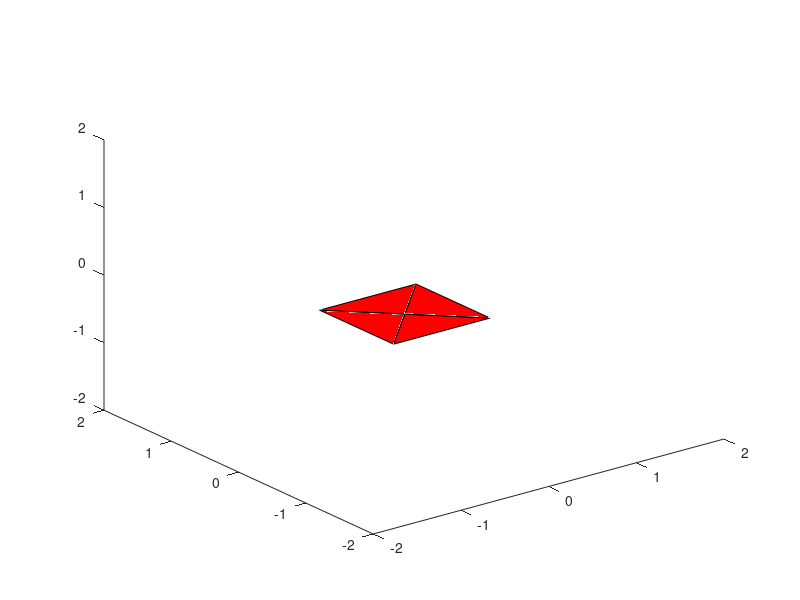

The MATLAB script that drew this image: (Note: this script raises an error after producing the figure.)
%
% An implicit integrator and accompanying spring force 
% to simulate a particle system.
%

clear all;
clc;

% We define the parameters of our simulation:
h = 0.01;        %timestep
ks = 20;          %spring constant
kd = 10;         %damping constant
dim = 3;                      %3d simulation

%initial velocities are all zero by default

% We start off by defining our system:
%1 square example:
n = 5;
x = [-1.0 -1.0 0  0.1 -1.0 0  -1.0 0.1 0  0.1 0.1 0  -0.45 -0.45 0.0];
edges = [5 1; 1 2; 5 2; 2 4; 5 4; 4 3; 5 3; 3 1;];
triangles=[5 1 2;5 2 4;5 4 3;5 3 1;];
%4 squares example:
%n = 13;                        %three particle system
%x = [-1.0 -1.0 0.0  0.0 -1.0 0.0  1.0 -1.0 0.0  -1.0 0.0 0.0  0.0 0.0 0.0  1.0 0.0 0.0  -1.0 1.0 0.0  0.0 1.0 0.0  1.0 1.0 0.0  -0.5 -0.5 0.0  0.5 -0.5 0.0  -0.5 0.5 0.0  0.5 0.5 0.0];
%edges = [ 1 2; 10 1; 10 2 ; 10 4 ; 10 5 ; 11 2; 11 3 ; 11 5 ; 11 6 ; 12 4 ; 12 5 ; 12 7 ; 12 8 ; 13 5 ; 13 6 ; 13 8 ; 13 9 ; 2 3; 2 5 ; 3 6 ; 4 1; 4 5; 5 6; 5 8; 6 9; 7 4; 8 7; 9 8;];
%symmetric gid 0.20:
%n = 145;
%x = [-1.0 -1.0 0  -0.75 -1.0 0  -0.5 -1.0 0  -0.25 -1.0 0  0.0 -1.0 0  0.25 -1.0 0  0.5 -1.0 0  0.75 -1.0 0  1.0 -1.0 0  -1.0 -0.75 0  -0.75 -0.75 0  -0.5 -0.75 0  -0.25 -0.75 0  0.0 -0.75 0  0.25 -0.75 0  0.5 -0.75 0  0.75 -0.75 0  1.0 -0.75 0  -1.0 -0.5 0  -0.75 -0.5 0  -0.5 -0.5 0  -0.25 -0.5 0  0.0 -0.5 0  0.25 -0.5 0  0.5 -0.5 0  0.75 -0.5 0  1.0 -0.5 0  -1.0 -0.25 0  -0.75 -0.25 0  -0.5 -0.25 0  -0.25 -0.25 0  0.0 -0.25 0  0.25 -0.25 0  0.5 -0.25 0  0.75 -0.25 0  1.0 -0.25 0  -1.0 0.0 0  -0.75 0.0 0  -0.5 0.0 0  -0.25 0.0 0  0.0 0.0 0  0.25 0.0 0  0.5 0.0 0  0.75 0.0 0  1.0 0.0 0  -1.0 0.25 0  -0.75 0.25 0  -0.5 0.25 0  -0.25 0.25 0  0.0 0.25 0  0.25 0.25 0  0.5 0.25 0  0.75 0.25 0  1.0 0.25 0  -1.0 0.5 0  -0.75 0.5 0  -0.5 0.5 0  -0.25 0.5 0  0.0 0.5 0  0.25 0.5 0  0.5 0.5 0  0.75 0.5 0  1.0 0.5 0  -1.0 0.75 0  -0.75 0.75 0  -0.5 0.75 0  -0.25 0.75 0  0.0 0.75 0  0.25 0.75 0  0.5 0.75 0  0.75 0.75 0  1.0 0.75 0  -1.0 1.0 0  -0.75 1.0 0  -0.5 1.0 0  -0.25 1.0 0  0.0 1.0 0  0.25 1.0 0  0.5 1.0 0  0.75 1.0 0  1.0 1.0 0  -0.875 -0.875 0.0  -0.625 -0.875 0.0  -0.375 -0.875 0.0  -0.125 -0.875 0.0  0.125 -0.875 0.0  0.375 -0.875 0.0  0.625 -0.875 0.0  0.875 -0.875 0.0  -0.875 -0.625 0.0  -0.625 -0.625 0.0  -0.375 -0.625 0.0  -0.125 -0.625 0.0  0.125 -0.625 0.0  0.375 -0.625 0.0  0.625 -0.625 0.0  0.875 -0.625 0.0  -0.875 -0.375 0.0  -0.625 -0.375 0.0  -0.375 -0.375 0.0  -0.125 -0.375 0.0  0.125 -0.375 0.0  0.375 -0.375 0.0  0.625 -0.375 0.0  0.875 -0.375 0.0  -0.875 -0.125 0.0  -0.625 -0.125 0.0  -0.375 -0.125 0.0  -0.125 -0.125 0.0  0.125 -0.125 0.0  0.375 -0.125 0.0  0.625 -0.125 0.0  0.875 -0.125 0.0  -0.875 0.125 0.0  -0.625 0.125 0.0  -0.375 0.125 0.0  -0.125 0.125 0.0  0.125 0.125 0.0  0.375 0.125 0.0  0.625 0.125 0.0  0.875 0.125 0.0  -0.875 0.375 0.0  -0.625 0.375 0.0  -0.375 0.375 0.0  -0.125 0.375 0.0  0.125 0.375 0.0  0.375 0.375 0.0  0.625 0.375 0.0  0.875 0.375 0.0  -0.875 0.625 0.0  -0.625 0.625 0.0  -0.375 0.625 0.0  -0.125 0.625 0.0  0.125 0.625 0.0  0.375 0.625 0.0  0.625 0.625 0.0  0.875 0.625 0.0  -0.875 0.875 0.0  -0.625 0.875 0.0  -0.375 0.875 0.0  -0.125 0.875 0.0  0.125 0.875 0.0  0.375 0.875 0.0  0.625 0.875 0.0  0.875 0.875 0.0];
%edges=[1 2 ;10 1 ;10 11 ;100 21 ;100 22 ;100 30 ;100 31 ;101 22 ;101 23 ;101 31 ;101 32 ;102 23 ;102 24 ;102 32 ;102 33 ;103 24 ;103 25 ;103 33 ;103 34 ;104 25 ;104 26 ;104 34 ;104 35 ;105 26 ;105 27 ;105 35 ;105 36 ;106 28 ;106 29 ;106 37 ;106 38 ;107 29 ;107 30 ;107 38 ;107 39 ;108 30 ;108 31 ;108 39 ;108 40 ;109 31 ;109 32 ;109 40 ;109 41 ;11 12 ;11 2 ;11 20 ;110 32 ;110 33 ;110 41 ;110 42 ;111 33 ;111 34 ;111 42 ;111 43 ;112 34 ;112 35 ;112 43 ;112 44 ;113 35 ;113 36 ;113 44 ;113 45 ;114 37 ;114 38 ;114 46 ;114 47 ;115 38 ;115 39 ;115 47 ;115 48 ;116 39 ;116 40 ;116 48 ;116 49 ;117 40 ;117 41 ;117 49 ;117 50 ;118 41 ;118 42 ;118 50 ;118 51 ;119 42 ;119 43 ;119 51 ;119 52 ;12 13 ;12 21 ;12 3 ;120 43 ;120 44 ;120 52 ;120 53 ;121 44 ;121 45 ;121 53 ;121 54 ;122 46 ;122 47 ;122 55 ;122 56 ;123 47 ;123 48 ;123 56 ;123 57 ;124 48 ;124 49 ;124 57 ;124 58 ;125 49 ;125 50 ;125 58 ;125 59 ;126 50 ;126 51 ;126 59 ;126 60 ;127 51 ;127 52 ;127 60 ;127 61 ;128 52 ;128 53 ;128 61 ;128 62 ;129 53 ;129 54 ;129 62 ;129 63 ;13 14 ;13 22 ;13 4 ;130 55 ;130 56 ;130 64 ;130 65 ;131 56 ;131 57 ;131 65 ;131 66 ;132 57 ;132 58 ;132 66 ;132 67 ;133 58 ;133 59 ;133 67 ;133 68 ;134 59 ;134 60 ;134 68 ;134 69 ;135 60 ;135 61 ;135 69 ;135 70 ;136 61 ;136 62 ;136 70 ;136 71 ;137 62 ;137 63 ;137 71 ;137 72 ;138 64 ;138 65 ;138 73 ;138 74 ;139 65 ;139 66 ;139 74 ;139 75 ;14 15 ;14 23 ;14 5 ;140 66 ;140 67 ;140 75 ;140 76 ;141 67 ;141 68 ;141 76 ;141 77 ;142 68 ;142 69 ;142 77 ;142 78 ;143 69 ;143 70 ;143 78 ;143 79 ;144 70 ;144 71 ;144 79 ;144 80 ;145 71 ;145 72 ;145 80 ;145 81 ;15 16 ;15 24 ;15 6 ;16 17 ;16 25 ;16 7 ;17 18 ;17 26 ;17 8 ;18 27 ;19 10 ;19 20 ;2 3 ;20 21 ;20 29 ;21 22 ;21 30 ;22 23 ;22 31 ;23 24 ;23 32 ;24 25 ;24 33 ;25 26 ;25 34 ;26 27 ;26 35 ;27 36 ;28 19 ;28 29 ;29 30 ;29 38 ;3 4 ;30 31 ;30 39 ;31 32 ;31 40 ;32 33 ;32 41 ;33 34 ;33 42 ;34 35 ;34 43 ;35 36 ;35 44 ;36 45 ;37 28 ;37 38 ;38 39 ;38 47 ;39 40 ;39 48 ;4 5 ;40 41 ;40 49 ;41 42 ;41 50 ;42 43 ;42 51 ;43 44 ;43 52 ;44 45 ;44 53 ;45 54 ;46 37 ;46 47 ;47 48 ;47 56 ;48 49 ;48 57 ;49 50 ;49 58 ;5 6 ;50 51 ;50 59 ;51 52 ;51 60 ;52 53 ;52 61 ;53 54 ;53 62 ;54 63 ;55 46 ;55 56 ;56 57 ;56 65 ;57 58 ;57 66 ;58 59 ;58 67 ;59 60 ;59 68 ;6 7 ;60 61 ;60 69 ;61 62 ;61 70 ;62 63 ;62 71 ;63 72 ;64 55 ;64 65 ;65 66 ;65 74 ;66 67 ;66 75 ;67 68 ;67 76 ;68 69 ;68 77 ;69 70 ;69 78 ;7 8 ;70 71 ;70 79 ;71 72 ;71 80 ;72 81 ;73 64 ;74 73 ;75 74 ;76 75 ;77 76 ;78 77 ;79 78 ;8 9 ;80 79 ;81 80 ;82 1 ;82 10 ;82 11 ;82 2 ;83 11 ;83 12 ;83 2 ;83 3 ;84 12 ;84 13 ;84 3 ;84 4 ;85 13 ;85 14 ;85 4 ;85 5 ;86 14 ;86 15 ;86 5 ;86 6 ;87 15 ;87 16 ;87 6 ;87 7 ;88 16 ;88 17 ;88 7 ;88 8 ;89 17 ;89 18 ;89 8 ;89 9 ;9 18 ;90 10 ;90 11 ;90 19 ;90 20 ;91 11 ;91 12 ;91 20 ;91 21 ;92 12 ;92 13 ;92 21 ;92 22 ;93 13 ;93 14 ;93 22 ;93 23 ;94 14 ;94 15 ;94 23 ;94 24 ;95 15 ;95 16 ;95 24 ;95 25 ;96 16 ;96 17 ;96 25 ;96 26 ;97 17 ;97 18 ;97 26 ;97 27 ;98 19 ;98 20 ;98 28 ;98 29 ;99 20 ;99 21 ;99 29 ;99 30 ;];
rl = zeros(1,length(edges(:,1)));

for i=1:length(edges(:,1)),
  %Get values for edges
    ia = (edges(i,1) - 1)*3 + 1;
    ib = (edges(i,2) - 1)*3 + 1;
    xa = x(ia:ia+2);
    xb = x(ib:ib+2);
    rli = norm(xb-xa);
    rl(i) = rli;   
end

v = zeros(1,n*dim);
M = 1.0*eye(n*dim, n*dim);        %Masses, 10g per particle
%for i=1:3:dim*n,
%    M(i:i+2,i:i+2) = rand()*.01*eye(3,3);      %randomize masses?
%end
Minv = inv(M);

t = 0;
%axis manual;
%axis([-.1 .6 -0.5 .30 -.35 .35]);
figure(1);
clf();
axis([-2 2 -2 2 -2 2]);

for j=1:100,

    %draw:
    hold on;
    for i=1:length(triangles(:,1)),
        paintx = [x((triangles(i,1)-1)*3+1), x((triangles(i,2)-1)*3+1), x((triangles(i,3)-1)*3+1)];
        painty = [x((triangles(i,1)-1)*3+2), x((triangles(i,2)-1)*3+2), x((triangles(i,3)-1)*3+2)];
        paintz = [x((triangles(i,1)-1)*3+3), x((triangles(i,2)-1)*3+3), x((triangles(i,3)-1)*3+3)];
        patch(paintx, painty, paintz, 'r');
    end
    view(3);
    hold off;
    
    %forces:
    f = zeros(1,n*dim);
    JP = zeros(n*dim,n*dim);
    JV = zeros(n*dim,n*dim);
    
    %look at each triangle...
    for i=1:length(edges(:,1)),
        %Get values for edges
       ia = (edges(i,1) - 1)*3 + 1;
       ib = (edges(i,2) - 1)*3 + 1;
       xa = x(ia:ia+2);
       xb = x(ib:ib+2);
       va = v(ia:ia+2);
       vb = v(ib:ib+2);
       
       %Calculate total force on each particle due to this triangle
       fa = fsa(xa,xb,rl(i),ks) + fda(xa,xb,va,vb,kd);
       fb = fsa(xb,xa,rl(i),ks) + fda(xb,xa,vb,va,kd);
       %Accumulate Forces
       f(ia:ia+2) = f(ia:ia+2) + fa;
       f(ib:ib+2) = f(ib:ib+2) + fb;
       
       %Calculate total jacobian wrt position and velocity for each
       %connection.
       JP_fa_xa = jdap(xa,xb,va,vb,rl(i),kd) + jsap(xa, xb, rl(i), ks);
       JP_fb_xa = -1*JP_fa_xa;
       JP_fb_xb = JP_fa_xa;
       JP_fa_xb = -1*JP_fb_xb;
       
       JV_fa_xa = jdav(xa, xb, va, vb, rl(i), kd);
       JV_fb_xa = -1*JV_fa_xa;
       JV_fb_xb = JV_fa_xa;
       JV_fa_xb = -1*JV_fb_xb;
       
       %Accumulate Jacobians
       %remember, JP(force_i, position+i)
       JP(ia:ia+2,ia:ia+2) = JP(ia:ia+2,ia:ia+2) + JP_fa_xa;
       JP(ia:ia+2,ib:ib+2) = JP(ia:ia+2,ib:ib+2) + JP_fa_xb;
       JP(ib:ib+2,ia:ia+2) = JP(ib:ib+2,ia:ia+2) + JP_fb_xa;
       JP(ib:ib+2,ib:ib+2) = JP(ib:ib+2,ib:ib+2) + JP_fb_xb;
       JV(ia:ia+2,ia:ia+2) = JV(ia:ia+2,ia:ia+2) + JV_fa_xa;
       JV(ia:ia+2,ib:ib+2) = JV(ia:ia+2,ib:ib+2) + JV_fa_xb;
       JV(ib:ib+2,ia:ia+2) = JV(ib:ib+2,ia:ia+2) + JV_fb_xa;
       JV(ib:ib+2,ib:ib+2) = JV(ib:ib+2,ib:ib+2) + JV_fb_xb;
    end
    
    %gravity
    for i=1:3:3*n,
       f(i:i+2) = f(i:i+2) + M(i,i)*[0 -9.8 0]; 
    end
    %EXPLICIT FORWARD EULER:
    %delX = h*v;
    %delV = h*f*inv(M);
    
    %JP = zeros(3*n);
    %JV = zeros(3*n);
    
    %IMPLICIT BACKWARDS EULER:
    A = eye(3*n) - h*Minv*JV - h^2*Minv*JP;
    b = h*(f + h*v*JP)*Minv;
    
    %A = M - h*JV - h^2*JP;
    %b = h*(f + (h*JP*v')');
    
    delV = b/A;
    delX = h*(v + delV);
    
    v'
    x'
    f'
    j
    %JP
    %JV
    
    %stupid constraints:
    delX(1:3) = [0 0 0];
    delV(1:3) = [0 0 0];
    
    x = x + delX;
    v = v + delV;
    
end